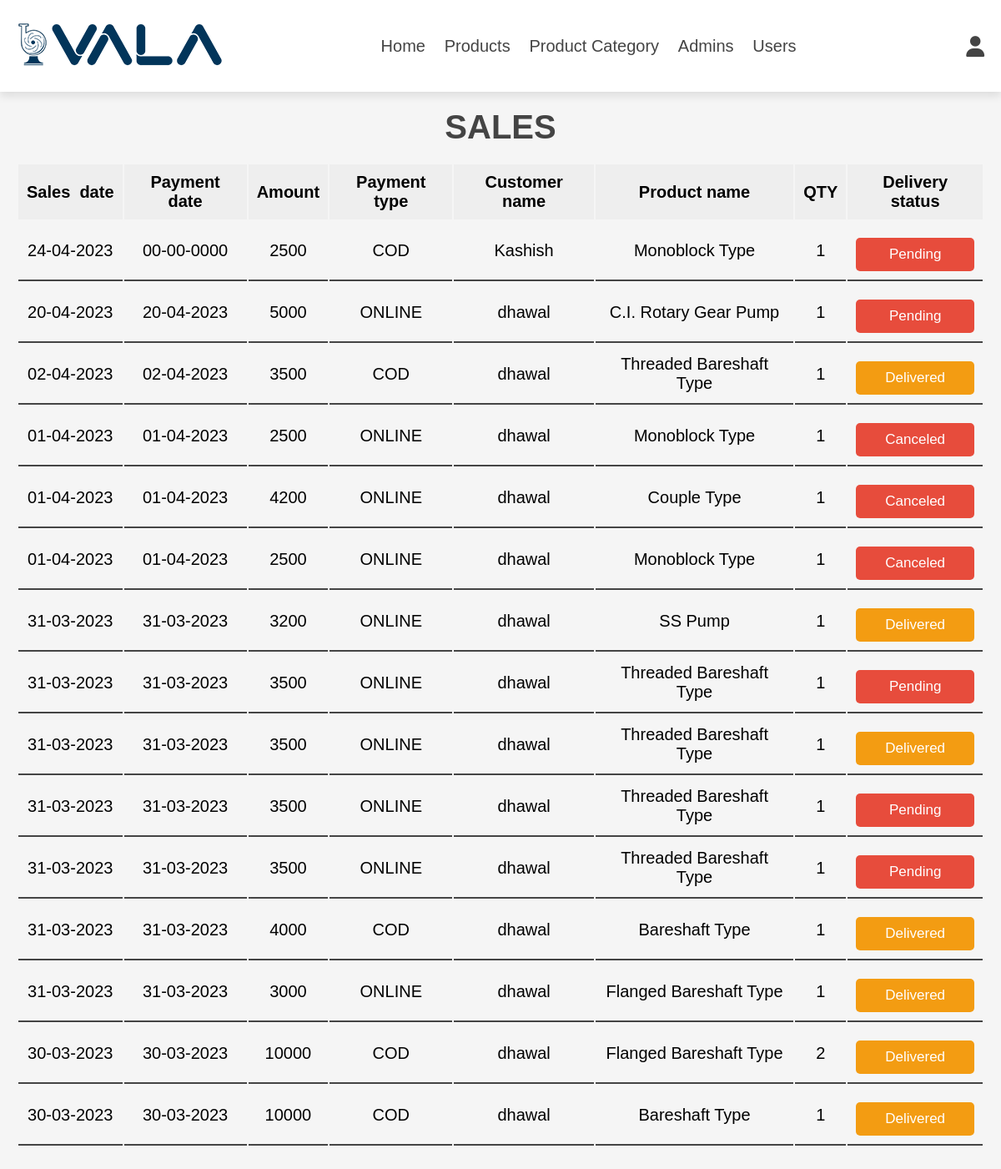
Page /sales.php (signed in) on the committed database.
### tables this page shows
CREATE TABLE `sales_details` (
  `sales_sales_id` int(11) NOT NULL,
  `product_product_id` int(11) NOT NULL,
  `QTY` int(11) NOT NULL
);

CREATE TABLE `sales` (
  `sales_id` int(11) NOT NULL,
  `Is_cancel` tinyint(1) DEFAULT 0,
  `sale_date` date NOT NULL,
  `total_amt` float NOT NULL,
  `payment_date` date NOT NULL,
  `d_address` varchar(150) NOT NULL,
  `d_status` tinyint(4) NOT NULL DEFAULT 0,
  `payment_type` varchar(10) NOT NULL,
  `user_id` int(11) NOT NULL
);

CREATE TABLE `user` (
  `user_id` int(11) NOT NULL,
  `Is_Admin` tinyint(1) DEFAULT 0,
  `fname` varchar(30) NOT NULL,
  `lname` varchar(30) NOT NULL,
  `email` varchar(30) NOT NULL,
  `password` varchar(20) NOT NULL,
  `mob_no` varchar(11) NOT NULL,
  `address` varchar(100) DEFAULT NULL,
  `area_id` int(11) DEFAULT NULL
);

CREATE TABLE `product` (
  `product_id` int(11) NOT NULL,
  `product_name` varchar(30) NOT NULL,
  `QOH` int(11) NOT NULL,
  `price` float NOT NULL,
  `img` varchar(50) NOT NULL,
  `description` varchar(255) DEFAULT NULL,
  `status` tinyint(4) NOT NULL,
  `product_cate_id` int(11) NOT NULL
);

### sales.php (the view, shortened to what this page needs)
<?php
include 'admin_header.php';
?>
<!DOCTYPE html>
<html lang="en">
<head>
   <link rel="stylesheet" href="https://cdnjs.cloudflare.com/ajax/libs/font-awesome/6.1.1/css/all.min.css">
   <link rel="stylesheet" href="css/admin_style.css">
</head>
<body>
<section class="show-products">
   <h1 class="heading">Sales</h1>
   <div class="product-display">
<?php
   $select = mysqli_query($conn,"SELECT sd.*,s.*,u.*,p.*,DATE_FORMAT(s.sale_date, '%d-%m-%Y') AS sdate ,DATE_FORMAT(s.payment_date, '%d-%m-%Y') AS pdate  FROM sales_details sd,sales s,user u,product p WHERE sd.sales_sales_id=s.sales_id AND sd.product_product_id=p.product_id AND s.user_id=u.user_id ORDER BY sales_id DESC");
?>
   <table class="product-display-table">
      <thead>
         <tr>
            <th>Sales&nbsp;&nbsp;date</th>
            <th>Payment date</th>
            <th>Amount</th>
            <th>Payment type</th>
            <th>Customer name</th>
            <th>Product name</th>
            <th>QTY</th>
            <th>Delivery status</th>
         </tr>
      </thead>
      <?php
         $num = mysqli_num_rows($select);
         if($num>0){
         while($row = mysqli_fetch_assoc($select)){
      ?>
         <tr>
            <td><?php echo $row['sdate']; ?></td>
            <?php if($row['pdate']==00-00-0000){
               echo '<td>PENDING</td>';
            }
            else{
               echo '<td>' . $row['pdate'] . '</td>';
            }
            ?>
            <td><?php echo $row['total_amt']; ?></td>
            <td><?php echo $row['payment_type']; ?></td>
            <td><?php echo $row['fname']; ?></td>
            <td><?php echo $row['product_name']; ?></td>
            <td><?php echo $row['QTY']; ?></td>
            <td>
                     <?php
                        if($row['Is_cancel']==1){
                           echo "<p class='delete-btn' style='cursor : default;'>Canceled</p>";
                        }
                        else if($row['d_status']==1){
                           echo "<a class='option-btn' href='?type=d_status&operation=pending&id=".$row['sales_id']." '>Delivered</a>";
                        }
                        else{
                           echo "<a class='delete-btn' href='?type=d_status&operation=delivered&id=".$row['sales_id']."'>Pending</a>";
                        }
                     ?>
                  </td>
        </tr>
            <?php
         }
      }else{
         echo '<p class="empty">No sales detail available!</p>';
      }
   ?>
   </div>
</section>
</body>
</html>

### css/admin_style.css (style rules this page uses)
:root { --main-color:#2980b9; --orange:#f39c12; --red:#e74c3c; --black:#444; --white:#fff; --light-color:#777; --light-bg:#f5f5f5; --border:.2rem solid var(--black); --box-shadow:0 .5rem 1rem rgba(0,0,0,.1); --bg-color:#eee; }
* { font-family: 'Nunito', sans-serif; margin:0; padding:0; box-sizing: border-box; outline: none; border:none; text-decoration: none; }
html { font-size: 62.5%; overflow-x: hidden; }
body { background-color: var(--light-bg); }
section { padding:2rem; max-width: 1200px; margin:0 auto; }
.heading { font-size: 4rem; color:var(--black); margin-bottom: 2rem; text-align: center; text-transform: uppercase; }
.btn, .delete-btn, .option-btn { display: block; width: 100%; margin-top: 1rem; border-radius: .5rem; padding:1rem 3rem; font-size: 1.7rem; text-transform: capitalize; color:var(--white); cursor: pointer; text-align: center; }
.option-btn { background-color: var(--orange); }
.delete-btn { background-color: var(--red); }
.product-display { margin:2rem 0; }
.product-display .product-display-table { width: 100%; text-align: center; }
.product-display .product-display-table thead { background: var(--bg-color); }
.product-display .product-display-table th { padding:1rem; font-size: 2rem; }
.product-display .product-display-table td { padding:1rem; font-size: 2rem; border-bottom: var(--border); }

### rows in the picture
sales_details: sdate "24-04-2023", pdate "00-00-0000", sales_sales.total_amt "2500", sales_sales.payment_type "COD", user.fname "Kashish", product_product.product_name "Monoblock Type", QTY "1"
sales_details: sdate "20-04-2023", pdate "20-04-2023", sales_sales.total_amt "5000", sales_sales.payment_type "ONLINE", user.fname "dhawal", product_product.product_name "C.I. Rotary Gear Pump", QTY "1"
sales_details: sdate "02-04-2023", pdate "02-04-2023", sales_sales.total_amt "3500", sales_sales.payment_type "COD", user.fname "dhawal", product_product.product_name "Threaded Bareshaft Type", QTY "1"
sales_details: sdate "01-04-2023", pdate "01-04-2023", sales_sales.total_amt "2500", sales_sales.payment_type "ONLINE", user.fname "dhawal", product_product.product_name "Monoblock Type", QTY "1", shows "Canceled"
sales_details: sdate "01-04-2023", pdate "01-04-2023", sales_sales.total_amt "4200", sales_sales.payment_type "ONLINE", user.fname "dhawal", product_product.product_name "Couple Type", QTY "1", shows "Canceled"
sales_details: sdate "01-04-2023", pdate "01-04-2023", sales_sales.total_amt "2500", sales_sales.payment_type "ONLINE", user.fname "dhawal", product_product.product_name "Monoblock Type", QTY "1", shows "Canceled"
sales_details: sdate "31-03-2023", pdate "31-03-2023", sales_sales.total_amt "3200", sales_sales.payment_type "ONLINE", user.fname "dhawal", product_product.product_name "SS Pump", QTY "1"
sales_details: sdate "31-03-2023", pdate "31-03-2023", sales_sales.total_amt "3500", sales_sales.payment_type "ONLINE", user.fname "dhawal", product_product.product_name "Threaded Bareshaft Type", QTY "1"
sales_details: sdate "31-03-2023", pdate "31-03-2023", sales_sales.total_amt "3500", sales_sales.payment_type "ONLINE", user.fname "dhawal", product_product.product_name "Threaded Bareshaft Type", QTY "1"
sales_details: sdate "31-03-2023", pdate "31-03-2023", sales_sales.total_amt "3500", sales_sales.payment_type "ONLINE", user.fname "dhawal", product_product.product_name "Threaded Bareshaft Type", QTY "1"
sales_details: sdate "31-03-2023", pdate "31-03-2023", sales_sales.total_amt "3500", sales_sales.payment_type "ONLINE", user.fname "dhawal", product_product.product_name "Threaded Bareshaft Type", QTY "1"
sales_details: sdate "31-03-2023", pdate "31-03-2023", sales_sales.total_amt "4000", sales_sales.payment_type "COD", user.fname "dhawal", product_product.product_name "Bareshaft Type", QTY "1"
sales_details: sdate "31-03-2023", pdate "31-03-2023", sales_sales.total_amt "3000", sales_sales.payment_type "ONLINE", user.fname "dhawal", product_product.product_name "Flanged Bareshaft Type", QTY "1"
sales_details: sdate "30-03-2023", pdate "30-03-2023", sales_sales.total_amt "10000", sales_sales.payment_type "COD", user.fname "dhawal", product_product.product_name "Flanged Bareshaft Type", QTY "2"
sales_details: sdate "30-03-2023", pdate "30-03-2023", sales_sales.total_amt "10000", sales_sales.payment_type "COD", user.fname "dhawal", product_product.product_name "Bareshaft Type", QTY "1"
